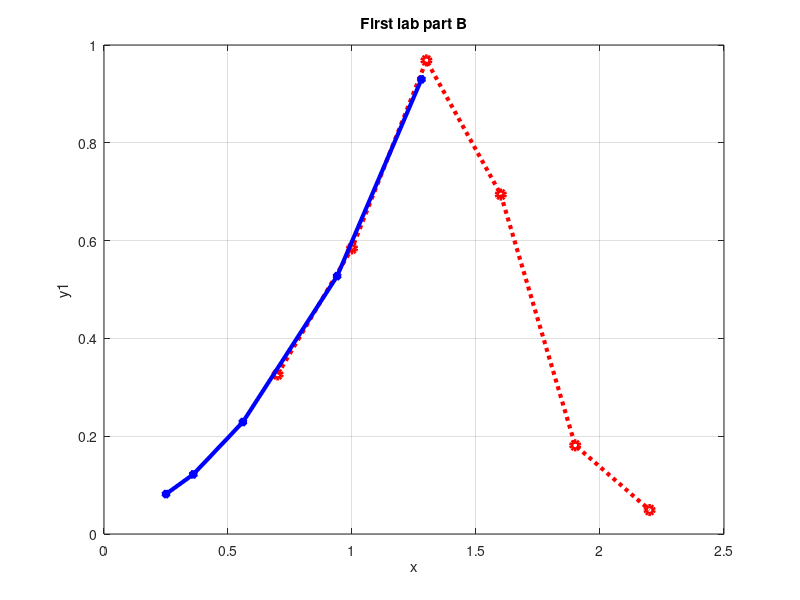

Write MATLAB code to recreate this figure.
a = 1.2; 
b = 0.48;
xn=0.7; 
xk=2.2; 
dx=0.3;
X=[0.25,0.36,0.56,0.94,1.28]; 
X=sort(X);
x=xn:dx:xk;

function yres=yCalc(x,a,b)
  chisl = b^3+(sin(a.*x)).^2;
  znam = acos(x.*b.*x)+exp(-x./2);
  yres = chisl./znam;
end
y1 = yCalc(x,a,b);
y2 = yCalc(X,a,b);

plot(x,y1,'r:o','LineWidth',3)
title('First lab part A')
xlabel('x')
ylabel('y1')
grid on;

hold on;

plot(X,y2,'b-*','LineWidth',3)
title('First lab part B')


